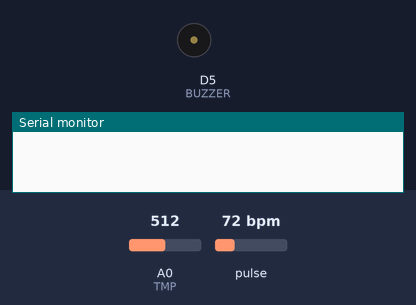
The sketch below on a simulated ESP8266 (Wemos D1 mini). Shown: buzzer (waves = sounding, pin HIGH), the last lines printed to the serial monitor. Inputs (shaded band) come from the test bench; at power-on: A0 (TMP) = 512, pulse 72 bpm.

Above: at 16.5 s.
At 38.4 s:
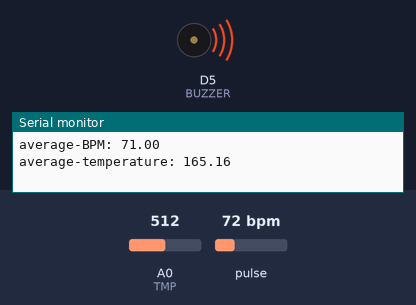
Timing chart, 0 to 53.7 s (numbered marks = the images above):
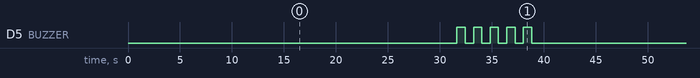

Measured:
- by itself, D5 (BUZZER): repeats every 40.1 s: 4 × (LOW 0.80 s, HIGH 0.80 s), LOW 32.9 s, HIGH 0.80 s
- by itself, everything shown: repeats every 40.1 s, in 10 steps

The sketch:

ritmox-physical.ino
```cpp
#include <Wire.h>
#include "MAX30105.h"
#include "heartRate.h"
#include "UbidotsESPMQTT.h"

#define TMP A0
#define BUZZER D5

#define TOKEN "BBFF-Xwai0i5IWHQAd5QhZVZUldfuTmtVNj" // Ubidots TOKEN
#define WIFINAME "TIGO-4A2C" // SSID
#define WIFIPASS "4NJ697500021" // Wifi Pass
#define DEVICE_LABEL "wemosd1"  // Device label
#define BPM_VARIABLE_LABEL "heartrate"
#define TMP_VARIABLE_LABEL "temperature"


MAX30105 particleSensor;
Ubidots client(TOKEN);

void setup()
{
    Serial.begin(115200); // Serial port at 115200 kb/s

    // Ubidots setup
    client.setDebug(true);
    client.wifiConnection(WIFINAME, WIFIPASS);
    client.begin(callback);

    pinMode(TMP, INPUT); // Temperature analog pin

    pinMode(BUZZER, OUTPUT); // Buzzer pin
    digitalWrite(BUZZER, LOW);

    // Initialize sensor
    if (!particleSensor.begin(Wire, I2C_SPEED_FAST)) //Use default I2C port, 400kHz speed
    {
        Serial.println("MAX30105 was not found. Please check wiring/power.");
        while (1);
    }

    particleSensor.setup(); //Configure sensor with default settings
    particleSensor.setPulseAmplitudeRed(0x0A); //Turn Red LED to low to indicate sensor is running
    particleSensor.setPulseAmplitudeGreen(0); //Turn off Green LED
}

void loop()
{
    // Check finger presence
    long irValue = particleSensor.getIR();

    if (irValue < 5000)
    {
        Serial.println(" No finger?");
    }
    else
    {
        float avgBPM = readBPM(20000); // Read BPM for 20 seconds.

        if (avgBPM < 0)
        {
            Serial.println(" No finger?");
            client.loop();
        }
        else
        {
            Serial.print("average-BPM: ");
            Serial.println(avgBPM);

            float avgTmp = readTemperature(10000); // Read temperature for 10 seconds.

            Serial.print("average-temperature: ");
            Serial.println(avgTmp);

            if(!client.connected())
            {
                client.reconnect();
            }

            client.add(TMP_VARIABLE_LABEL, avgTmp);
            client.add(BPM_VARIABLE_LABEL, avgBPM);
            client.ubidotsPublish(DEVICE_LABEL);

            client.loop();

            buzz(avgBPM, avgTmp, 5000); // Sound for 5 seconds
        }
    }

    delay(2000);
}

float readBPM(unsigned int span)
{
    const byte RATE_SIZE = 4; //Increase this for more averaging. 4 is good.
    byte rates[RATE_SIZE]; //Array of heart rates
    byte rateSpot = 0;
    long lastBeat = 0; //Time at which the last beat occurred
    float beatsPerMinute;
    long lastIRvalue;
    float beatAvg;

    unsigned long start = millis();
    unsigned long current = start;

    while (current - start <= span)
    {
        long irValue = particleSensor.getIR();
        lastIRvalue = irValue;

        if (checkForBeat(irValue) == true)
        {
            long delta = millis() - lastBeat;
            lastBeat = millis();

            beatsPerMinute = 60 / (delta / 1000.0);

            if (beatsPerMinute < 255 && beatsPerMinute > 20)
            {
                rates[rateSpot++] = (byte)beatsPerMinute; //Store this reading in the array
                rateSpot %= RATE_SIZE; //Wrap variable

                //Take average of readings
                beatAvg = 0;
                for (byte x = 0 ; x < RATE_SIZE ; x++)
                {
                    beatAvg += rates[x];
                }

                beatAvg /= RATE_SIZE;
            }
        }

        current = millis();
    }

    if (lastIRvalue < 5000)
    {
        return -1;
    }
    else
    {
        return beatAvg;
    }
}

const float WEMOS_VOLTAGE = 3.3;

// Read temperature for a given span of time and return
// average temperature.
float readTemperature(unsigned int span)
{
    float registerTmp;
    float vout;
    float temperature;
    float avgTemperature = -1;

    unsigned long start = millis();
    unsigned long current = start;

    while (current - start <= span)
    {
        registerTmp = analogRead(TMP); // Read temperature
        vout = (WEMOS_VOLTAGE * registerTmp) / 1023;

        temperature = vout / 0.01;

        if (avgTemperature < 0)
        {
            avgTemperature = temperature;
        }
        else
        {
            avgTemperature = (avgTemperature + temperature) / 2;
        }

        current = millis();
        delay(100); // Delay between readings for performance purposes
    }

    return avgTemperature;
}

const float MIN_BPM = 60;
const float MAX_BPM = 100;
//const float MAX_TMP = 37.5;
const float MAX_TMP = 34.5;

const unsigned int MAX_FREQ = 1100;

void buzz(float bpm, float tmp, unsigned int span)
{
    byte abnormalBpm = bpm < MIN_BPM || bpm > MAX_BPM;
    byte highTmp = tmp > MAX_TMP;
    byte normalIndicators = !abnormalBpm && !highTmp;

    unsigned long start = millis();
    unsigned long current = start;

    unsigned int  freq = MAX_FREQ;

    while (current - start <= span)
    {
        if (normalIndicators)
        {
            digitalWrite(BUZZER, LOW);
            break;
        }

        if (abnormalBpm)
        {
            digitalWrite(BUZZER, HIGH);
            freq -= 300;
        }

        if (highTmp)
        {
            digitalWrite(BUZZER, HIGH);
            freq -= 300;
        }

        current = millis();
        delay(freq);
        digitalWrite(BUZZER, LOW);
        delay(freq);
        freq = MAX_FREQ;
    }
}

void callback(char* topic, byte* payload, unsigned int length)
{
    Serial.print("Message arrived [");
    Serial.print(topic);
    Serial.print("] ");
    for (int i=0; i<length; i++)
    {
        Serial.print((char)payload[i]);
    }
    Serial.println();
}
```
